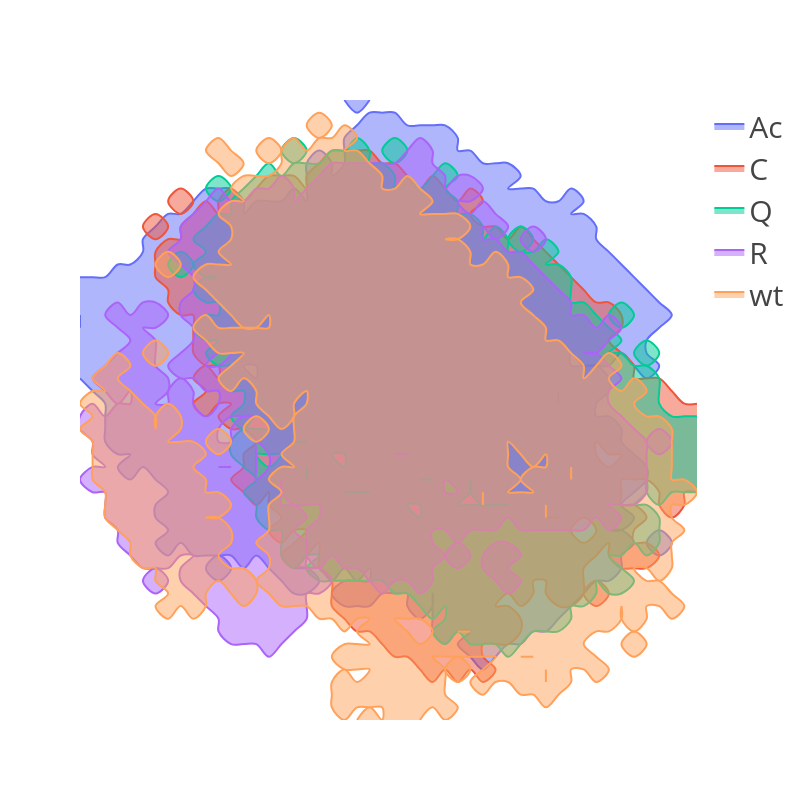

The notebook cell this image was saved under:
### Markdown cell above
### Images of lowd procetions

The low-dimensional projection can be colorized accordsing to either the mutation.

### Code cell
fig = em.plot.plot_trajs_by_parameter(
    Ub_K11_trajs,
    parameter="common_str",
    type="heatmap",
    show=False,
    nbins=50,
    alpha=0.5,
    contourtype="contourf",
)
fig.update_layout(
    {
        "width": 800,
        "height": 800,
        "template": "none",
        "xaxis": {
            "showgrid": False,
            "showline": False,
            "zeroline": False,
            "showticklabels": False,
            "ticks": "",
        },
        "yaxis": {
            "showgrid": False,
            "showline": False,
            "zeroline": False,
            "showticklabels": False,
            "ticks": "",
        },
        "plot_bgcolor": "rgba(0, 0, 0, 0)",
        "paper_bgcolor": 'rgba(0, 0, 0, 0)',
        "title": None,
        "legend": {
            "font": {
                "size": 30,
            },
        },
    }
)
# fig.write_image(figure_5_trained_nn_dir / "lowd.svg", scale=2)
# fig.write_image(figure_5_trained_nn_dir / "lowd.png", scale=2)
fig.show()

### Figure 1 — Plotly figure (JSON) as saved in the notebook; plotly's stock layout.template omitted (floating-point values rounded to 4 significant figures; data arrays with more than 128 entries replaced by an {"elided": "..."} marker saying what was removed)
{"data": [{"contours": {"coloring": "none", "operation": "<", "type": "constraint", "value": 0}, "fillcolor": "rgba(99, 110, 250, 0.5)", "line": {"color": "#636EFA"}, "name": "Ac", "type": "contour", "visible": true, "x": [-2.546, -2.446, -2.346, -2.245, -2.145, -2.045, -1.945, -1.845, -1.745, -1.644, -1.544, -1.444, -1.344, -1.244, -1.144, -1.043, -0.9432, -0.843, -0.7428, -0.6426, -0.5425, -0.4423, -0.3421, -0.2419, -0.1418, -0.04158, 0.0586, 0.1588, 0.259, 0.3591, 0.4593, 0.5595, 0.6597, 0.7598, 0.86, 0.9602, 1.06, 1.161, 1.261, 1.361, 1.461, 1.561, 1.661, 1.762, 1.862, 1.962, 2.062, 2.162, 2.263, 2.363], "y": [-2.981, -2.867, -2.754, -2.64, -2.527, -2.413, -2.3, -2.186, -2.073, -1.959, -1.846, -1.732, -1.619, -1.506, -1.392, -1.279, -1.165, -1.052, -0.9381, -0.8247, -0.7112, -0.5977, -0.4842, -0.3708, -0.2573, -0.1438, -0.03032, 0.08316, 0.1966, 0.3101, 0.4236, 0.5371, 0.6505, 0.764, 0.8775, 0.991, 1.104, 1.218, 1.331, 1.445, 1.558, 1.672, 1.785, 1.899, 2.012, 2.126, 2.239, 2.353, 2.466, 2.58], "z": {"elided": "50x50 int values"}}, {"contours": {"coloring": "none", "operation": "<", "type": "constraint", "value": 0}, "fillcolor": "rgba(239, 85, 59, 0.5)", "line": {"color": "#EF553B"}, "name": "C", "type": "contour", "visible": true, "x": [-2.546, -2.446, -2.346, -2.245, -2.145, -2.045, -1.945, -1.845, -1.745, -1.644, -1.544, -1.444, -1.344, -1.244, -1.144, -1.043, -0.9432, -0.843, -0.7428, -0.6426, -0.5425, -0.4423, -0.3421, -0.2419, -0.1418, -0.04158, 0.0586, 0.1588, 0.259, 0.3591, 0.4593, 0.5595, 0.6597, 0.7598, 0.86, 0.9602, 1.06, 1.161, 1.261, 1.361, 1.461, 1.561, 1.661, 1.762, 1.862, 1.962, 2.062, 2.162, 2.263, 2.363], "y": [-2.981, -2.867, -2.754, -2.64, -2.527, -2.413, -2.3, -2.186, -2.073, -1.959, -1.846, -1.732, -1.619, -1.506, -1.392, -1.279, -1.165, -1.052, -0.9381, -0.8247, -0.7112, -0.5977, -0.4842, -0.3708, -0.2573, -0.1438, -0.03032, 0.08316, 0.1966, 0.3101, 0.4236, 0.5371, 0.6505, 0.764, 0.8775, 0.991, 1.104, 1.218, 1.331, 1.445, 1.558, 1.672, 1.785, 1.899, 2.012, 2.126, 2.239, 2.353, 2.466, 2.58], "z": {"elided": "50x50 int values"}}, {"contours": {"coloring": "none", "operation": "<", "type": "constraint", "value": 0}, "fillcolor": "rgba(0, 204, 150, 0.5)", "line": {"color": "#00CC96"}, "name": "Q", "type": "contour", "visible": true, "x": [-2.546, -2.446, -2.346, -2.245, -2.145, -2.045, -1.945, -1.845, -1.745, -1.644, -1.544, -1.444, -1.344, -1.244, -1.144, -1.043, -0.9432, -0.843, -0.7428, -0.6426, -0.5425, -0.4423, -0.3421, -0.2419, -0.1418, -0.04158, 0.0586, 0.1588, 0.259, 0.3591, 0.4593, 0.5595, 0.6597, 0.7598, 0.86, 0.9602, 1.06, 1.161, 1.261, 1.361, 1.461, 1.561, 1.661, 1.762, 1.862, 1.962, 2.062, 2.162, 2.263, 2.363], "y": [-2.981, -2.867, -2.754, -2.64, -2.527, -2.413, -2.3, -2.186, -2.073, -1.959, -1.846, -1.732, -1.619, -1.506, -1.392, -1.279, -1.165, -1.052, -0.9381, -0.8247, -0.7112, -0.5977, -0.4842, -0.3708, -0.2573, -0.1438, -0.03032, 0.08316, 0.1966, 0.3101, 0.4236, 0.5371, 0.6505, 0.764, 0.8775, 0.991, 1.104, 1.218, 1.331, 1.445, 1.558, 1.672, 1.785, 1.899, 2.012, 2.126, 2.239, 2.353, 2.466, 2.58], "z": {"elided": "50x50 int values"}}, {"contours": {"coloring": "none", "operation": "<", "type": "constraint", "value": 0}, "fillcolor": "rgba(171, 99, 250, 0.5)", "line": {"color": "#AB63FA"}, "name": "R", "type": "contour", "visible": true, "x": [-2.546, -2.446, -2.346, -2.245, -2.145, -2.045, -1.945, -1.845, -1.745, -1.644, -1.544, -1.444, -1.344, -1.244, -1.144, -1.043, -0.9432, -0.843, -0.7428, -0.6426, -0.5425, -0.4423, -0.3421, -0.2419, -0.1418, -0.04158, 0.0586, 0.1588, 0.259, 0.3591, 0.4593, 0.5595, 0.6597, 0.7598, 0.86, 0.9602, 1.06, 1.161, 1.261, 1.361, 1.461, 1.561, 1.661, 1.762, 1.862, 1.962, 2.062, 2.162, 2.263, 2.363], "y": [-2.981, -2.867, -2.754, -2.64, -2.527, -2.413, -2.3, -2.186, -2.073, -1.959, -1.846, -1.732, -1.619, -1.506, -1.392, -1.279, -1.165, -1.052, -0.9381, -0.8247, -0.7112, -0.5977, -0.4842, -0.3708, -0.2573, -0.1438, -0.03032, 0.08316, 0.1966, 0.3101, 0.4236, 0.5371, 0.6505, 0.764, 0.8775, 0.991, 1.104, 1.218, 1.331, 1.445, 1.558, 1.672, 1.785, 1.899, 2.012, 2.126, 2.239, 2.353, 2.466, 2.58], "z": {"elided": "50x50 int values"}}, {"contours": {"coloring": "none", "operation": "<", "type": "constraint", "value": 0}, "fillcolor": "rgba(255, 161, 90, 0.5)", "line": {"color": "#FFA15A"}, "name": "wt", "type": "contour", "visible": true, "x": [-2.546, -2.446, -2.346, -2.245, -2.145, -2.045, -1.945, -1.845, -1.745, -1.644, -1.544, -1.444, -1.344, -1.244, -1.144, -1.043, -0.9432, -0.843, -0.7428, -0.6426, -0.5425, -0.4423, -0.3421, -0.2419, -0.1418, -0.04158, 0.0586, 0.1588, 0.259, 0.3591, 0.4593, 0.5595, 0.6597, 0.7598, 0.86, 0.9602, 1.06, 1.161, 1.261, 1.361, 1.461, 1.561, 1.661, 1.762, 1.862, 1.962, 2.062, 2.162, 2.263, 2.363], "y": [-2.981, -2.867, -2.754, -2.64, -2.527, -2.413, -2.3, -2.186, -2.073, -1.959, -1.846, -1.732, -1.619, -1.506, -1.392, -1.279, -1.165, -1.052, -0.9381, -0.8247, -0.7112, -0.5977, -0.4842, -0.3708, -0.2573, -0.1438, -0.03032, 0.08316, 0.1966, 0.3101, 0.4236, 0.5371, 0.6505, 0.764, 0.8775, 0.991, 1.104, 1.218, 1.331, 1.445, 1.558, 1.672, 1.785, 1.899, 2.012, 2.126, 2.239, 2.353, 2.466, 2.58], "z": {"elided": "50x50 int values"}}], "layout": {"autosize": true, "height": 800, "legend": {"font": {"size": 30}}, "paper_bgcolor": "rgba(0, 0, 0, 0)", "plot_bgcolor": "rgba(0, 0, 0, 0)", "title": {}, "width": 800, "xaxis": {"autorange": true, "range": [-2.546, 2.363], "showgrid": false, "showline": false, "showticklabels": false, "ticks": "", "type": "linear", "zeroline": false}, "yaxis": {"autorange": true, "range": [-2.981, 2.58], "showgrid": false, "showline": false, "showticklabels": false, "ticks": "", "type": "linear", "zeroline": false}}}
